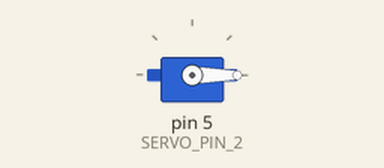
A sketch run on a simulated Arduino Uno, built with avr-gcc and run on an emulated ATmega328P. Parts: servo.

Above: at 3.05 s.
At 13.0 s:
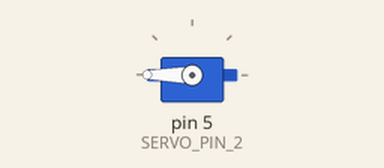
Timing chart, 0 to 16.0 s (numbered marks = the images above):
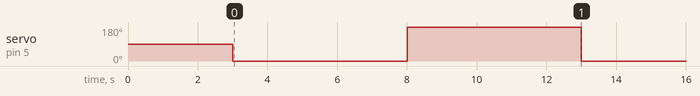

The sketch:

arm.ino
```cpp
#include <Servo.h>

#define SERVO_PIN_1 4
#define SERVO_PIN_2 5

Servo servo1;
Servo servo2;

void setup() {
  servo2.attach(SERVO_PIN_2);
  delay(3000);
}

void loop() {
  servo2.write(0);
  delay(5000);
  servo2.write(180);
  delay(5000);
}
```

Measured:
- by itself, servo on pin 5 (SERVO_PIN_2): alternates 180° for 5.0 s and 0° for 5.0 s
